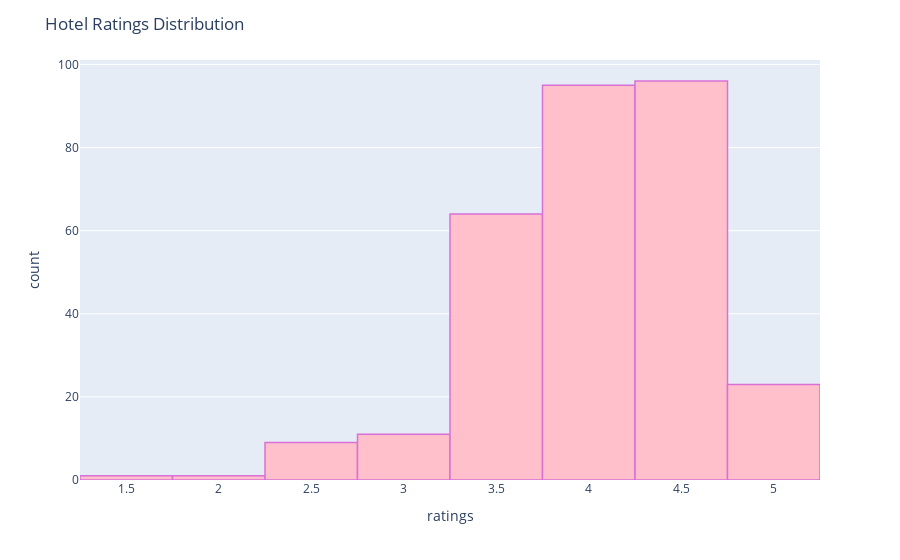

Notebook source saved alongside this figure:
### Markdown cell above
Plotting the distribution of ratings scores:

### Code cell
color = sns.color_palette()
%matplotlib inline


fig = px.histogram(hotels_df, x="ratings")
fig.update_traces(marker_color="pink",marker_line_color='orchid',
                  marker_line_width=1.5)
fig.update_layout(title_text='Hotel Ratings Distribution')
fig.show()

### Figure 1 — Plotly figure (JSON) as saved in the notebook; plotly's stock layout.template omitted (floating-point values rounded to 4 significant figures; data arrays with more than 128 entries replaced by an {"elided": "..."} marker saying what was removed)
{"data": [{"alignmentgroup": "True", "bingroup": "x", "hovertemplate": "ratings=%{x}<br>count=%{y}<extra></extra>", "legendgroup": "", "marker": {"color": "pink", "line": {"color": "orchid", "width": 1.5}, "pattern": {"shape": ""}}, "name": "", "offsetgroup": "", "orientation": "v", "showlegend": false, "type": "histogram", "x": {"elided": "300 float values"}, "xaxis": "x", "yaxis": "y"}], "layout": {"barmode": "relative", "legend": {"tracegroupgap": 0}, "margin": {"t": 60}, "title": {"text": "Hotel Ratings Distribution"}, "xaxis": {"anchor": "y", "domain": [0, 1], "title": {"text": "ratings"}}, "yaxis": {"anchor": "x", "domain": [0, 1], "title": {"text": "count"}}}}
